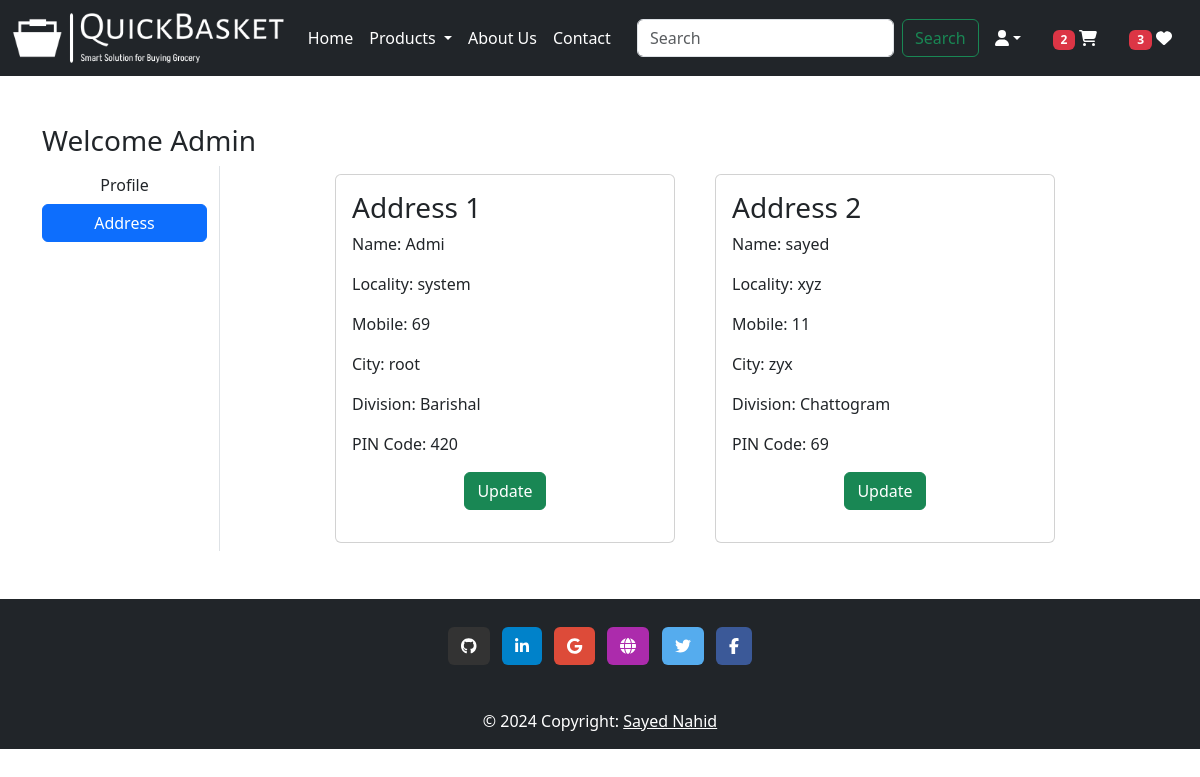
The page /address/ (signed in) on the database its author committed.
### myapp/models.py (models this page shows, shortened)
class Customer(models.Model):
    user = models.ForeignKey(User, on_delete=models.CASCADE)
    name = models.CharField(max_length=200)
    locality = models.CharField(max_length=200)
    city = models.CharField(max_length=50)
    mobile = models.IntegerField(default=0)
    zipcode = models.IntegerField()
    division = models.CharField(choices=DIV_CHOICES, max_length=100)

### myapp/views.py (the view)
# urls.py: path('address/', views.address, name='address'),
def address(request):
    totalitem = 0
    wishitem=0
    if request.user.is_authenticated:
        totalitem = len(Cart.objects.filter(user=request.user))
        wishitem = len(Wishlist.objects.filter(user=request.user))
    add = Customer.objects.filter(user=request.user)
    return render(request, 'app/address.html', locals())

### myapp/templates/app/address.html (shortened to what this page needs)
{% extends "app/base.html" %}
{% load static %}
{% block main.content %}
<div class="container my-5">
    <div class="row">
        <h3>Welcome <span class="text-capitalize">{{request.user}}</span></h3>
        <div class="col-sm-2 border-end">
            <ul class="list-unstyled">
                <li class="d-grid"><a href="{% url 'profile' %}" class="btn">Profile</a></li>
                <li class="d-grid"><a href="{% url 'profile' %}" class="btn btn-primary">Address</a></li>
            </ul>
        </div>
        <div class="col-sm-8 offset-sm-1">
            <div class="row">
                {% for ad in add %}
                    <div class="col-sm-6">
                        <div class="card m-2">
                            <div class="card-body">
                                <h3>Address {{forloop.counter}}</h3>
                                <p>Name: {{ad.name}}</p>
                                <p>Locality: {{ad.locality}}</p>
                                <p>Mobile: {{ad.mobile}}</p>
                                <p>City: {{ad.city}}</p>
                                <p>Division: {{ad.division}}</p>
                                <p>PIN Code: {{ad.zipcode}}</p>
                                <p class="text-center"><a href="{% url 'updateAddress' pk=ad.id %}" type="button" class="btn btn-success">Update</a></p>
                            </div>
                        </div>
                    </div>
                {% endfor %}
            </div>
        </div>
    </div>
</div>
{% endblock main.content %}

### rows shown on the page
Customer: name "Admi", locality "system", mobile "69", city "root", division "Barishal", zipcode "420"
Customer: name "sayed", locality "xyz", mobile "11", city "zyx", division "Chattogram", zipcode "69"

### other values the page prints
{{ totalitem }} "2"
{{ wishitem }} "3"
{{ request.user }} "Admin"
